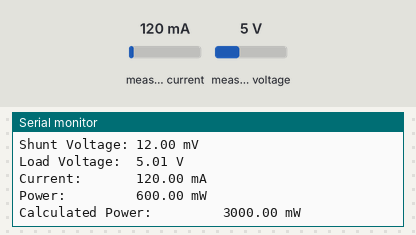
A sketch run on a simulated Arduino Leonardo, built with avr-gcc and run on an emulated ATmega32U4. On the bench: the last lines printed to the serial monitor. The inputs (shaded band) are chosen by the test bench; at power-on: measured current 120 mA, measured voltage 5 V. EEPROM starts erased.

Above: at 5.2 s.
5.3 s: measured current set to 40 mA
At 6.6 s:
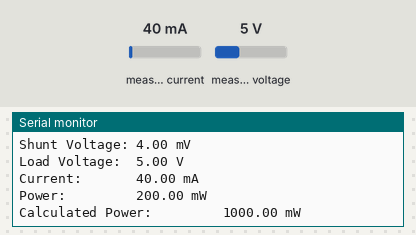
6.8 s: measured voltage set to 0.3 V
At 7.6 s:
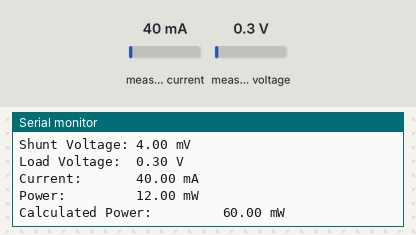
8.3 s: measured current set to 500 mA
At 9.6 s:
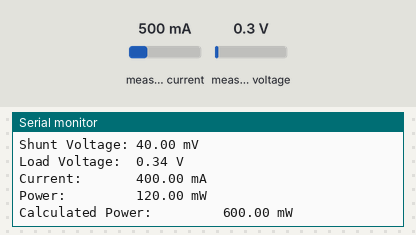
Timing chart, 0 to 11.3 s (numbered marks = the images above; inputs shaded):
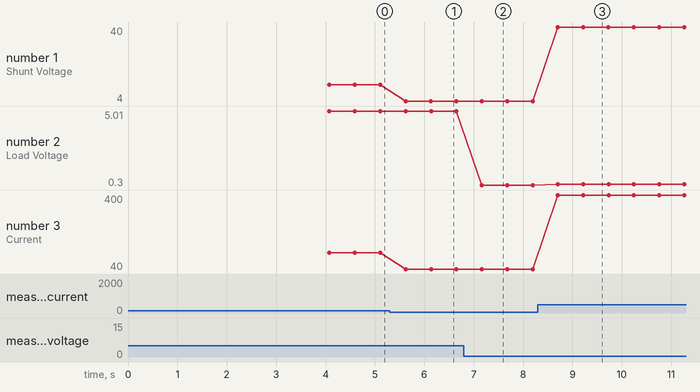

The sketch:

LisaTurbineCodeOutdoors.ino
```cpp
#include <EEPROM.h>
#include <Wire.h>
#include <Adafruit_INA219.h>

int address = 0;
int timer = 0;
int cumulative_power = 0;

Adafruit_INA219 ina219;

void setup(void)
{
  Serial.begin(9600);
  while (!Serial) {
      // will pause Zero, Leonardo, etc until serial console opens
      delay(1);
  }


  Serial.println("Hello!");

  for(int i = 0; i < EEPROM.length(); i++) {
    Serial.println(EEPROM.read(i)/5.0);
  }

  for(int i = 0; i < EEPROM.length(); i++) {
    EEPROM.write(i,0);
  }

  // Initialize the INA219.
  // By default the initialization will use the largest range (32V, 2A).  However
  // you can call a setCalibration function to change this range (see comments).
  ina219.begin();
  if (! ina219.begin()) {
    Serial.println("Failed to find INA219 chip");
    while (1) { delay(10); }
  }
  // To use a slightly lower 32V, 1A range (higher precision on amps):
  //ina219.setCalibration_32V_1A();
  // Or to use a lower 16V, 400mA range (higher precision on volts and amps):
  ina219.setCalibration_16V_400mA();

  Serial.println("Measuring voltage and current with INA219 ...");
}

void loop(void)
{
  float shuntvoltage = 0.0;
  float busvoltage = 0.0;
  float current_mA = 0.0;
  float loadvoltage = 0.0;
  float power_mW = 0.0;
  float memory_power = 0.0;
  float calculated_power = 0.0;

  shuntvoltage = ina219.getShuntVoltage_mV();
  busvoltage = ina219.getBusVoltage_V();
  current_mA = ina219.getCurrent_mA();
  power_mW = ina219.getPower_mW();
  loadvoltage = busvoltage + (shuntvoltage / 1000.0);
  calculated_power = abs (busvoltage * current_mA * 5.0);
  memory_power = byte (busvoltage * current_mA);


  Serial.print("Bus Voltage:   "); Serial.print(busvoltage); Serial.println(" V");
  Serial.print("Shunt Voltage: "); Serial.print(shuntvoltage); Serial.println(" mV");
  Serial.print("Load Voltage:  "); Serial.print(loadvoltage); Serial.println(" V");
  Serial.print("Current:       "); Serial.print(current_mA); Serial.println(" mA");
  Serial.print("Power:         "); Serial.print(power_mW); Serial.println(" mW");
  Serial.print("Calculated Power:         "); Serial.print(calculated_power); Serial.println(" mW");
  Serial.println("");


  if (timer >= 240) {
    memory_power = byte (cumulative_power/240);
    EEPROM.write(address, memory_power);
    address++;
    timer = 0;
    cumulative_power = 0;
  }


  delay(500);
}
```

Measured:
- after the input at 5.3 s, the serial monitor: prints a new line after 0.32 s (image 1)
- after the input at 6.8 s, the serial monitor: prints a new line after 0.36 s (image 2)
- after the input at 8.3 s, the serial monitor: prints a new line after 0.41 s (image 3)
- plotted number 1: 12 → 4 after the input at 5.3 s
- plotted number 2: 5 → 0.3 after the input at 6.8 s, 0.3 → 0.34 after the input at 8.3 s
- plotted number 3: 120 → 40 after the input at 5.3 s, 40 → 400 after the input at 8.3 s
